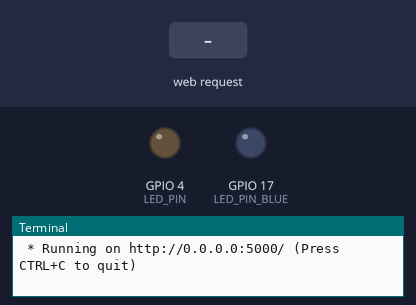
A program run on a simulated Raspberry Pi (BCM pin numbers). Shown: output pins drawn as LEDs (lit = HIGH), the last lines printed to the terminal. The test bench sets the inputs (shaded band). The clock reads 2024-03-15 10:24:30 at power-on unless the program sets it.

Above: at 1.2 s.
1.3 s: HTTP request for /led/red/on received
At 1.9 s:
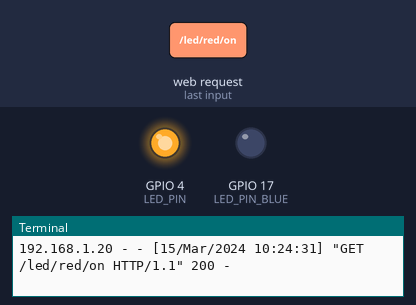
2.8 s: HTTP request for /led/blue/on received
At 4.0 s:
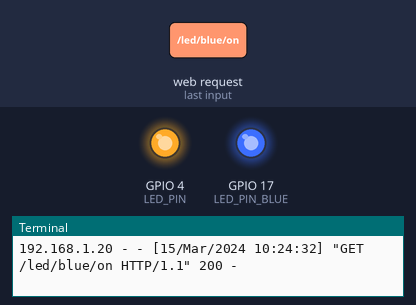
4.3 s: HTTP request for /led/red/off received
At 5.4 s:
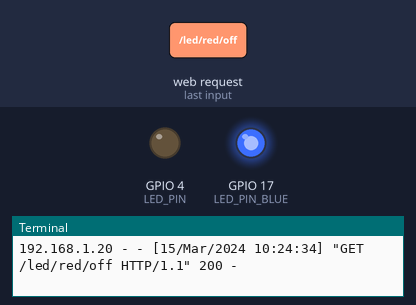
Timing chart, 0 to 7.3 s (numbered marks = the images above; inputs shaded):
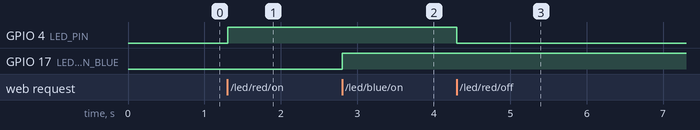

Measured:
- after the input at 1.3 s, GPIO 4 (LED_PIN): LOW → HIGH at once
- after the input at 2.8 s, GPIO 17 (LED_PIN_BLUE): LOW → HIGH at once
- after the input at 4.3 s, GPIO 4 (LED_PIN): HIGH → LOW at once

The program:

flask_led2.py
```python
from flask import Flask, render_template
import RPi.GPIO as GPIO

LED_PIN = 4
LED_PIN_BLUE = 17
GPIO.setmode(GPIO.BCM)
GPIO.setup(LED_PIN, GPIO.OUT)
GPIO.setup(LED_PIN_BLUE, GPIO.OUT)

app = Flask(__name__)

@app.route("/")
def hello_world():
  return render_template("led.html")

@app.route("/led/<color>/<op>")
def red_led_op(color, op):
  if color == "red":
    if op == "on":
      GPIO.output(LED_PIN, 1)
    elif op == "off":
      GPIO.output(LED_PIN, 0)
  elif color == "blue":
    if op == "on":
      GPIO.output(LED_PIN_BLUE, 1)

    elif op == "off":
      GPIO.output(LED_PIN_BLUE, 0)


if __name__ == "__main__":
  app.run(host="0.0.0.0")
```
